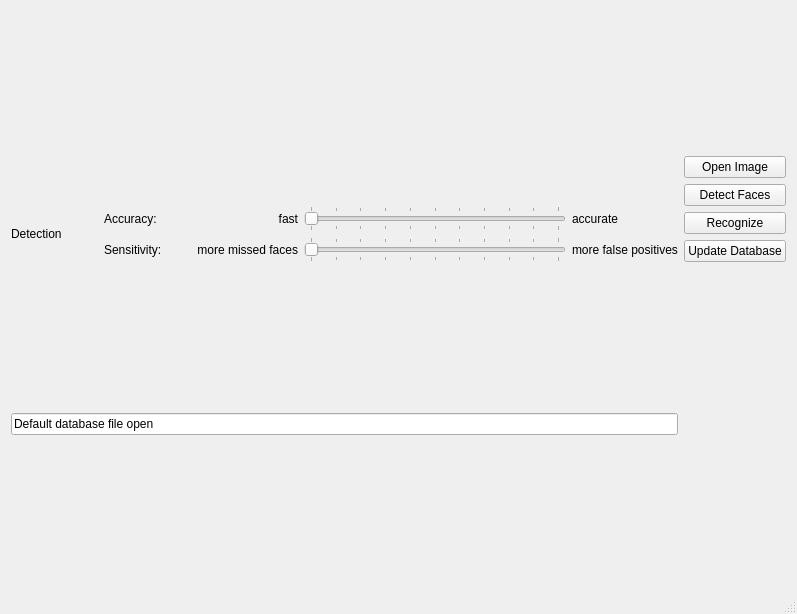
<?xml version="1.0" encoding="UTF-8"?>
<ui version="4.0">
 <class>MainWindow</class>
 <widget class="QMainWindow" name="MainWindow">
  <property name="geometry">
   <rect>
    <x>0</x>
    <y>0</y>
    <width>797</width>
    <height>614</height>
   </rect>
  </property>
  <property name="windowTitle">
   <string>Libkface GUI Test Program</string>
  </property>
  <widget class="QWidget" name="centralWidget">
   <layout class="QGridLayout" name="gridLayout">
    <item row="0" column="0">
     <layout class="QGridLayout" name="gridLayout_2">
      <item row="2" column="1">
       <widget class="QLabel" name="label_6">
        <property name="text">
         <string>Sensitivity:</string>
        </property>
       </widget>
      </item>
      <item row="2" column="3" colspan="3">
       <widget class="QSlider" name="sensitivitySlider">
        <property name="maximum">
         <number>100</number>
        </property>
        <property name="orientation">
         <enum>Qt::Horizontal</enum>
        </property>
        <property name="tickPosition">
         <enum>QSlider::TicksBothSides</enum>
        </property>
        <property name="tickInterval">
         <number>10</number>
        </property>
       </widget>
      </item>
      <item row="1" column="6">
       <widget class="QLabel" name="label_2">
        <property name="text">
         <string>accurate</string>
        </property>
       </widget>
      </item>
      <item row="1" column="1">
       <widget class="QLabel" name="label_5">
        <property name="text">
         <string>Accuracy:</string>
        </property>
       </widget>
      </item>
      <item row="2" column="6">
       <widget class="QLabel" name="label_4">
        <property name="text">
         <string>more false positives</string>
        </property>
       </widget>
      </item>
      <item row="2" column="2">
       <widget class="QLabel" name="label_3">
        <property name="text">
         <string>more missed faces</string>
        </property>
        <property name="alignment">
         <set>Qt::AlignRight|Qt::AlignTrailing|Qt::AlignVCenter</set>
        </property>
       </widget>
      </item>
      <item row="1" column="3" colspan="3">
       <widget class="QSlider" name="accuracySlider">
        <property name="minimum">
         <number>0</number>
        </property>
        <property name="maximum">
         <number>100</number>
        </property>
        <property name="singleStep">
         <number>1</number>
        </property>
        <property name="pageStep">
         <number>10</number>
        </property>
        <property name="orientation">
         <enum>Qt::Horizontal</enum>
        </property>
        <property name="tickPosition">
         <enum>QSlider::TicksBothSides</enum>
        </property>
        <property name="tickInterval">
         <number>10</number>
        </property>
       </widget>
      </item>
      <item row="1" column="2">
       <widget class="QLabel" name="label">
        <property name="text">
         <string>fast</string>
        </property>
        <property name="alignment">
         <set>Qt::AlignRight|Qt::AlignTrailing|Qt::AlignVCenter</set>
        </property>
       </widget>
      </item>
      <item row="0" column="0" colspan="7">
       <widget class="QWidget" name="widget" native="true"/>
      </item>
      <item row="1" column="0" rowspan="2">
       <widget class="QLabel" name="label_7">
        <property name="text">
         <string>Detection</string>
        </property>
       </widget>
      </item>
     </layout>
    </item>
    <item row="0" column="1">
     <layout class="QVBoxLayout" name="verticalLayout">
      <item>
       <widget class="QPushButton" name="openImageBtn">
        <property name="text">
         <string>Open Image</string>
        </property>
       </widget>
      </item>
      <item>
       <widget class="QPushButton" name="detectFacesBtn">
        <property name="text">
         <string>Detect Faces</string>
        </property>
       </widget>
      </item>
      <item>
       <widget class="QPushButton" name="recogniseBtn">
        <property name="text">
         <string>Recognize</string>
        </property>
       </widget>
      </item>
      <item>
       <widget class="QPushButton" name="updateDatabaseBtn">
        <property name="text">
         <string>Update Database</string>
        </property>
       </widget>
      </item>
     </layout>
    </item>
    <item row="1" column="0">
     <widget class="QLineEdit" name="configLocation">
      <property name="text">
       <string>Default database file open</string>
      </property>
     </widget>
    </item>
   </layout>
  </widget>
  <widget class="QStatusBar" name="statusBar"/>
 </widget>
 <layoutdefault spacing="6" margin="11"/>
 <resources/>
 <connections/>
</ui>
